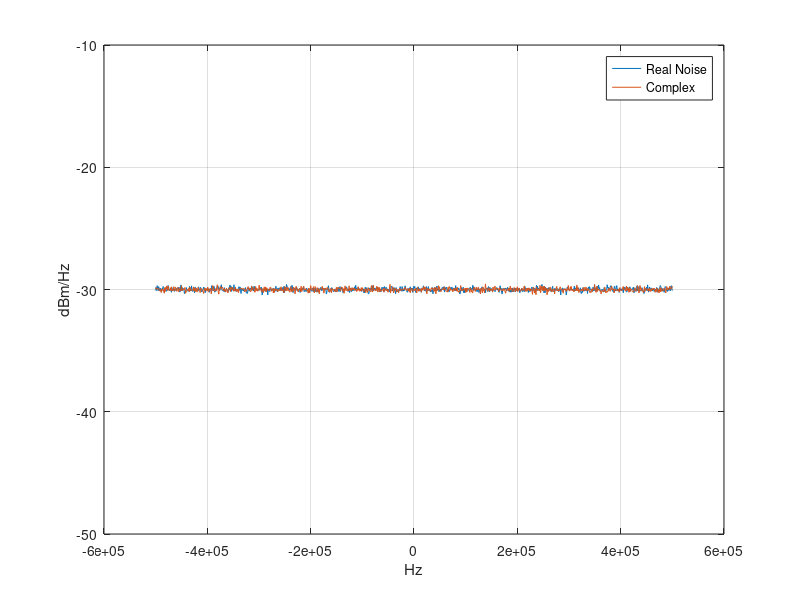

The MATLAB source for this figure:
close all, clear
%% Generate noise and calculate Noise Power
% Choose parameters
noiseFloorDBMHZ = -30; % dBm/Hz
bandwidth = 1e6; % Hz (-bandwidth/2 -> bandwidth/2)
% Convert to linear units
noiseFloorWHZ = 10^((noiseFloorDBMHZ-30)/10); % Watts/Hz
% Calculate noise power
NoisePower = noiseFloorWHZ*bandwidth; % Watts
% Generate AWGN signal with desired noise power
fftLen = 2^10; frames = 1e3;
noiseC = sqrt(NoisePower)/sqrt(2).*...
(randn(fftLen*frames,1)+randn(fftLen*frames,1).*1i); % Complex noise
noise = sqrt(NoisePower).*(randn(fftLen*frames,1)); % Real Noise
% Check
disp([NoisePower var(noise) var(noiseC) rms(noise)^2 rms(noiseC)^2]);
%% Veryify PSD
noiseFramesC = reshape(noiseC,fftLen,frames);
noiseFrames = reshape(noise,fftLen,frames);
% Determine PSD in Watts/(Frequency Bin)
noiseFramesFreqC = fft(noiseFramesC,fftLen);
noiseFramesFreq = fft(noiseFrames,fftLen);
% Autocorrelate and calculate mean power
S_kC = mean(abs(noiseFramesFreqC).^2,2)/fftLen;
S_k = mean(abs(noiseFramesFreq).^2,2)/fftLen;
% Convert to dBm/Hz
S_k_DBMHZC = 10*log10(S_kC/bandwidth) + 30;
S_k_DBMHZ = 10*log10(S_k/bandwidth) + 30;
% Plot
freqs = linspace(-bandwidth/2,bandwidth/2,fftLen);
figure;plot(freqs,S_k_DBMHZ,freqs,S_k_DBMHZC);
xlabel('Hz');ylabel('dBm/Hz');grid on;
ylim(noiseFloorDBMHZ+[-20 20]);
legend('Real Noise','Complex');